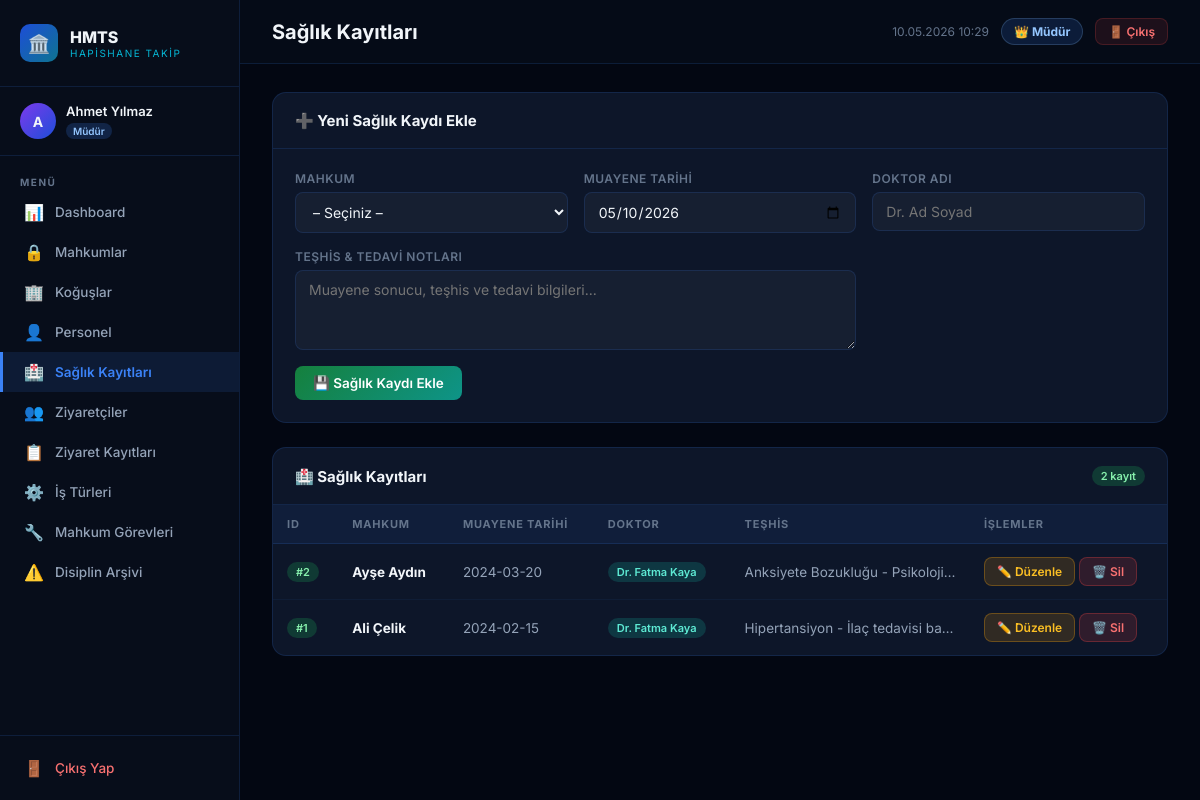
Page /frontend/saglik_kayitlari.php (signed in) on the committed database.
### tables this page shows
CREATE TABLE IF NOT EXISTS saglik_kayitlari (
    kayit_id        INT AUTO_INCREMENT PRIMARY KEY,
    mahkum_id       INT,
    muayene_tarihi  DATE,
    doktor_adi      VARCHAR(200),
    teshis          TEXT,
    FOREIGN KEY (mahkum_id) REFERENCES mahkumlar(mahkum_id) ON DELETE CASCADE
);

CREATE TABLE IF NOT EXISTS mahkumlar (
    mahkum_id       INT AUTO_INCREMENT PRIMARY KEY,
    ad              VARCHAR(100) NOT NULL,
    soyad           VARCHAR(100) NOT NULL,
    tc_no           VARCHAR(11),
    suc_turu        VARCHAR(255),
    kayit_tarihi    DATE,
    tahliye_tarihi  DATE,
    kogus_id        INT,
    disiplin_puani  INT DEFAULT 0,
    FOREIGN KEY (kogus_id) REFERENCES koguslar(kogus_id) ON DELETE SET NULL
);

### frontend/saglik_kayitlari.php (the view, shortened to what this page needs)
<?php
require_once '../../backend/baglanti.php';
require_once '_layout.php';
$user_role = $_SESSION['hmts_user_role'] ?? '';
$logged_user_name = $_SESSION['hmts_user_name'] ?? '';
$kayitlar = mysqli_query($baglanti, "
    SELECT sk.*, m.ad AS m_ad, m.soyad AS m_soyad
    FROM saglik_kayitlari sk
    LEFT JOIN mahkumlar m ON sk.mahkum_id = m.mahkum_id
    ORDER BY sk.kayit_id DESC
");
?>
<div class="card" style="margin-bottom:24px;">
    <div class="card-header">
        <span class="card-title">➕ Yeni Sağlık Kaydı Ekle</span>
    </div>
    <div class="card-body">
        <form action="saglik_kayitlari.php" method="GET">
            <div class="form-grid">
                <div class="form-group">
                    <label class="form-label">Mahkum</label>
                    <select class="form-control" name="mahkum_id" required>
                        <option value="">– Seçiniz –</option>
                    </select>
                </div>
                <div class="form-group">
                    <label class="form-label">Muayene Tarihi</label>
                    <input class="form-control" type="date" name="muayene_tarihi" value="<?= date('Y-m-d') ?>">
                </div>
                <div class="form-group">
                    <label class="form-label">Doktor Adı</label>
                    <input class="form-control" type="text" name="doktor_adi" placeholder="Dr. Ad Soyad"
                        value="<?= $user_role === 'Doktor' ? htmlspecialchars('Dr. ' . $logged_user_name) : '' ?>">
                </div>
                <div class="form-group" style="grid-column:span 2;">
                    <label class="form-label">Teşhis & Tedavi Notları</label>
                    <textarea class="form-control" name="teshis" rows="3" placeholder="Muayene sonucu, teşhis ve tedavi bilgileri..."></textarea>
                </div>
            </div>
            <div style="margin-top:16px;">
                <button type="submit" name="kaydet" value="1" class="btn btn-success">💾 Sağlık Kaydı Ekle</button>
            </div>
        </form>
    </div>
</div>
<div class="card">
    <div class="card-header">
        <span class="card-title">🏥 Sağlık Kayıtları</span>
        <span class="badge badge-green"><?= mysqli_num_rows($kayitlar) ?> kayıt</span>
    </div>
    <div class="table-wrap">
        <table>
            <thead><tr><th>ID</th><th>Mahkum</th><th>Muayene Tarihi</th><th>Doktor</th><th>Teşhis</th><th>İşlemler</th></tr></thead>
            <tbody>
            <?php if (mysqli_num_rows($kayitlar) === 0): ?>
                <tr><td colspan="6"><div class="empty-state"><div class="empty-icon">🏥</div><p>Henüz sağlık kaydı yok.</p></div></td></tr>
            <?php else: while ($r = mysqli_fetch_assoc($kayitlar)): ?>
                <tr>
                    <td><span class="badge badge-green">#<?= $r['kayit_id'] ?></span></td>
                    <td><strong style="color:var(--text)"><?= htmlspecialchars($r['m_ad'] . ' ' . $r['m_soyad']) ?></strong></td>
                    <td><?= htmlspecialchars($r['muayene_tarihi'] ?? '–') ?></td>
                    <td><span class="badge badge-teal"><?= htmlspecialchars($r['doktor_adi'] ?? '–') ?></span></td>
                    <td style="max-width:220px;overflow:hidden;text-overflow:ellipsis;white-space:nowrap;" title="<?= htmlspecialchars($r['teshis'] ?? '') ?>">
                        <?= htmlspecialchars($r['teshis'] ?? '–') ?>
                    </td>
                    <td style="white-space:nowrap;">
                        <button onclick="doldurDuzenle(<?= htmlspecialchars(json_encode($r)) ?>)" class="btn btn-warning btn-sm">✏️ Düzenle</button>
                        <a href="saglik_kayitlari.php?sil=1&kayit_id=<?= $r['kayit_id'] ?>" class="btn btn-danger btn-sm" onclick="return confirm('Sağlık kaydını silmek istiyor musunuz?')">🗑️ Sil</a>
                    </td>
                </tr>
            <?php endwhile; endif; ?>
            </tbody>
        </table>
    </div>
</div>

### frontend/_layout.php (style rules this page uses)
*, *::before, *::after { box-sizing: border-box; margin: 0; padding: 0; }
:root { --sidebar-w: 240px; --primary: #3b82f6; --primary-d: #1d4ed8; --accent: #06b6d4; --success: #22c55e; --warning: #f59e0b; --danger: #ef4444; --bg-deep: #030712; --bg-sidebar: #070d1a; --bg-card: #0d1629; --bg-card2: #111d35; --border: rgba(59,130,246,0.15); --border-h: rgba(59,130,246,0.4); --text: #f1f5f9; --text-muted: #64748b; --text-sub: #94a3b8; }
html, body { height: 100%; }
body { font-family: 'Inter', sans-serif; background: var(--bg-deep); color: var(--text); display: flex; min-height: 100vh; }
.card { background: var(--bg-card); border: 1px solid var(--border); border-radius: 14px; overflow: hidden; }
.card-header { padding: 18px 22px; border-bottom: 1px solid var(--border); display: flex; align-items: center; justify-content: space-between; }
.card-title { font-size: 15px; font-weight: 700; color: var(--text); }
.card-body { padding: 22px; }
.form-grid { display: grid; grid-template-columns: repeat(auto-fit, minmax(220px,1fr)); gap: 16px; }
.form-group { display: flex; flex-direction: column; gap: 6px; }
.form-label { font-size: 12px; font-weight: 600; color: var(--text-muted); letter-spacing: 0.5px; text-transform: uppercase; }
.form-control { padding: 10px 13px; background: rgba(255,255,255,0.04); border: 1px solid var(--border); border-radius: 8px; color: var(--text); font-size: 14px; font-family: inherit; outline: none; transition: all 0.2s; }
.form-control option { background: #0d1629; color: var(--text); }
textarea.form-control { resize: vertical; min-height: 80px; }
.btn { display: inline-flex; align-items: center; gap: 7px; padding: 9px 18px; border: none; border-radius: 8px; font-size: 13.5px; font-weight: 600; font-family: inherit; cursor: pointer; text-decoration: none; transition: all 0.2s; }
.btn-success { background: linear-gradient(135deg,#15803d,#0e9488); color:#fff; }
.btn-danger { background: rgba(239,68,68,0.15); color:#f87171; border:1px solid rgba(239,68,68,0.3); }
.btn-warning { background: rgba(245,158,11,0.15); color:#fbbf24; border:1px solid rgba(245,158,11,0.3); }
.btn-sm { padding: 6px 12px; font-size: 12px; }
.table-wrap { overflow-x: auto; }
table { width: 100%; border-collapse: collapse; }
thead tr { background: rgba(59,130,246,0.08); }
th { padding: 12px 14px; font-size: 11px; font-weight: 700; color: var(--text-muted); text-align: left; letter-spacing: 0.8px; text-transform: uppercase; border-bottom: 1px solid var(--border); white-space: nowrap; }
td { padding: 13px 14px; font-size: 13.5px; color: var(--text-sub); border-bottom: 1px solid rgba(59,130,246,0.06); }
tbody tr { transition: background 0.15s; }
tbody tr:last-child td { border-bottom: none; }
.badge { display: inline-flex; align-items: center; gap: 4px; padding: 3px 9px; border-radius: 20px; font-size: 11px; font-weight: 600; }
.badge-green { background:rgba(34,197,94,0.2); color:#86efac; }
.badge-teal { background:rgba(20,184,166,0.2); color:#5eead4; }

### rows in the picture
saglik_kayitlari: kayit_id "2", mahkum.soyad "Ayşe Aydın", muayene_tarihi "2024-03-20", doktor_adi "Dr. Fatma Kaya", teshis "Anksiyete Bozukluğu - Psikoloji…"
saglik_kayitlari: kayit_id "1", mahkum.soyad "Ali Çelik", muayene_tarihi "2024-02-15", doktor_adi "Dr. Fatma Kaya", teshis "Hipertansiyon - İlaç tedavisi ba…"

### other values in the picture
mb_substr($user_name, 0, 1) "A"
$user_name "Ahmet Yılmaz"
$user_role "Müdür"
$item['icon'] "📊"
$item['label'] "Dashboard"
$item['icon'] "🔒"
$item['label'] "Mahkumlar"
$item['icon'] "🏢"
$item['label'] "Koğuşlar"
$item['icon'] "👤"
$item['label'] "Personel"
$item['icon'] "🏥"
$item['label'] "Sağlık Kayıtları"
$item['icon'] "👥"
$item['label'] "Ziyaretçiler"
